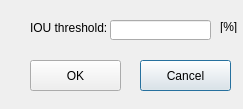
<?xml version="1.0" encoding="UTF-8"?>
<ui version="4.0">
 <class>SymmetryLineOptionDialog</class>
 <widget class="QDialog" name="SymmetryLineOptionDialog">
  <property name="geometry">
   <rect>
    <x>0</x>
    <y>0</y>
    <width>243</width>
    <height>109</height>
   </rect>
  </property>
  <property name="windowTitle">
   <string>SymmetryLineOptionDialog</string>
  </property>
  <widget class="QPushButton" name="pushButtonCancel">
   <property name="geometry">
    <rect>
     <x>140</x>
     <y>60</y>
     <width>91</width>
     <height>31</height>
    </rect>
   </property>
   <property name="text">
    <string>Cancel</string>
   </property>
  </widget>
  <widget class="QLabel" name="label_2">
   <property name="geometry">
    <rect>
     <x>30</x>
     <y>20</y>
     <width>131</width>
     <height>16</height>
    </rect>
   </property>
   <property name="text">
    <string>IOU threshold:</string>
   </property>
  </widget>
  <widget class="QPushButton" name="pushButtonOK">
   <property name="geometry">
    <rect>
     <x>30</x>
     <y>60</y>
     <width>91</width>
     <height>31</height>
    </rect>
   </property>
   <property name="text">
    <string>OK</string>
   </property>
  </widget>
  <widget class="QLineEdit" name="lineEditMaxError">
   <property name="geometry">
    <rect>
     <x>110</x>
     <y>20</y>
     <width>101</width>
     <height>20</height>
    </rect>
   </property>
  </widget>
  <widget class="QLabel" name="label">
   <property name="geometry">
    <rect>
     <x>220</x>
     <y>20</y>
     <width>47</width>
     <height>13</height>
    </rect>
   </property>
   <property name="text">
    <string>[%]</string>
   </property>
  </widget>
 </widget>
 <layoutdefault spacing="6" margin="11"/>
 <resources/>
 <connections/>
</ui>
